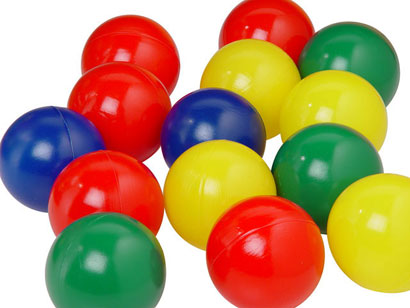
#> input picture images/Bolinhas_1.jpg, 410 x 308 px
$ python masking.py --image images/Bolinhas_1.jpg
#> lines starting #> are read from the running program, lines starting #| are printed output that depends on the picture; after the words box and inside, x2 and y2 are one past the last pixel; in counts of white or black regions, pixels touching at a corner belong together
import numpy as np
import argparse
import cv2

ap = argparse.ArgumentParser()
ap.add_argument("-i", "--image", required=True, help="Path to the image")
args = vars(ap.parse_args())

image = cv2.imread(args["image"])
#> image is the input picture: shape (308, 410, 3); mean B, G, R 105.1, 147.5, 183.7
cv2.imshow("Original", image)
cv2.waitKey(0)

# criando a matriz com zeros do mesmo tamanho da imagem e com dados do tipo
# inteiro sem sinal de 8 bits
mask = np.zeros(image.shape[:2], dtype="uint8")
# centro da imagem
(cX, cY) = (image.shape[1] / 2, image.shape[0] / 2)
#> cX = 205; cY = 154
# cria retangulo na tela mask, da cor branco e preenchido
cv2.rectangle(mask, (cX - 75, cY - 75), (cX + 75, cY + 75), 255, -1)
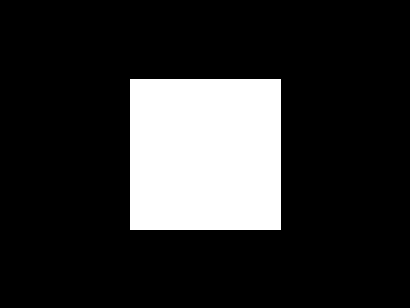
#> mask: shape (308, 410); 18.1% white; 1 white region, box (x1, y1, x2, y2) and area: (130, 79, 281, 230) 22801

cv2.imshow("Mask", mask)
cv2.waitKey(0)
####
# Faz um bitewise_and com uma matriz com cor 0 (preto), exceto um retangulo com numeros 255
# (1 nos 8 bits) (cor branca). Qualquer coisa em and com 1 vai ser a reproducao daquela coisa.
# Assim a mascara funciona
####
masked = cv2.bitwise_and(image, image, mask=mask)
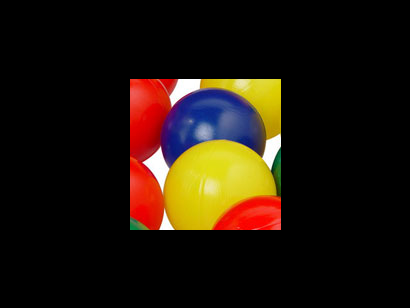
#> masked: shape (308, 410, 3); mean B, G, R 10.7, 21.4, 32.6
cv2.imshow("Mask Applied to Image", masked)
cv2.waitKey(0)

mask = np.zeros(image.shape[:2], dtype="uint8")
cv2.circle(mask, (cX, cY), 100, 255, -1)
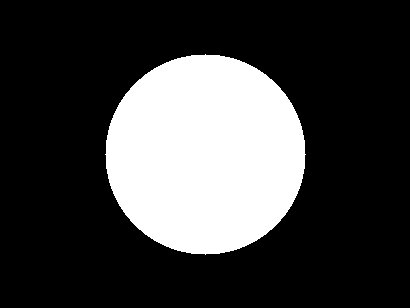
#> mask: shape (308, 410); 24.9% white; 1 white region, box (x1, y1, x2, y2) and area: (105, 54, 306, 255) 31417
masked = cv2.bitwise_and(image, image, mask=mask)
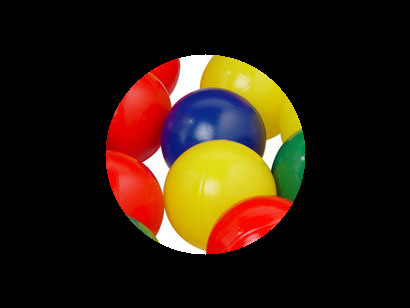
#> masked: shape (308, 410, 3); mean B, G, R 14.6, 29.3, 45.9
cv2.imshow("Mask", mask)
cv2.imshow("Mask Applied to Image", masked)
cv2.waitKey(0)

$ run again, on images/oi.jpg
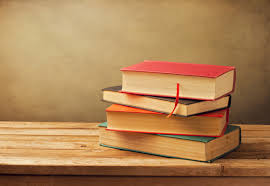
#> input picture images/oi.jpg, 270 x 186 px
#> image is the input picture: shape (186, 270, 3); mean B, G, R 85.9, 130.7, 173.2
#> `cv2.rectangle(mask, (cX - 75, cY - 75), (cX + 75, cY + 75), 255, -1)`:
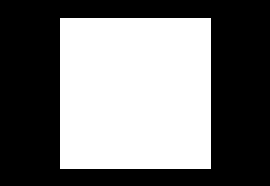
#> mask: shape (186, 270); 45.4% white; 1 white region, box (x1, y1, x2, y2) and area: (60, 18, 211, 169) 22801
#> `masked = cv2.bitwise_and(image, image, mask=mask)`:
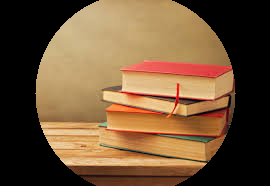
#> masked: shape (186, 270, 3); mean B, G, R 55.7, 84.8, 113.3

$ run again, on images/bola-verde.jpeg
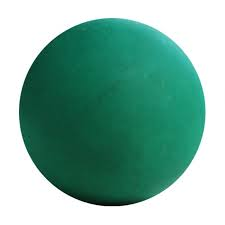
#> input picture images/bola-verde.jpeg, 225 x 225 px
#> image is the input picture: shape (225, 225, 3); mean B, G, R 161.6, 175.9, 127.8
#> `cv2.rectangle(mask, (cX - 75, cY - 75), (cX + 75, cY + 75), 255, -1)`:
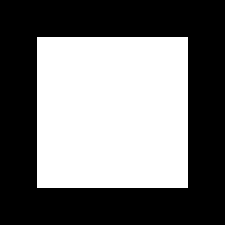
#> mask: shape (225, 225); 45% white; 1 white region, box (x1, y1, x2, y2) and area: (37, 37, 188, 188) 22801
#> `masked = cv2.bitwise_and(image, image, mask=mask)`:
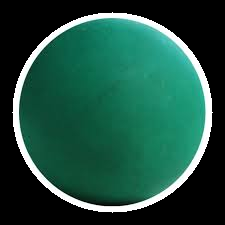
#> masked: shape (225, 225, 3); mean B, G, R 64.9, 79.1, 31.1

$ run again, on images/bolas.png
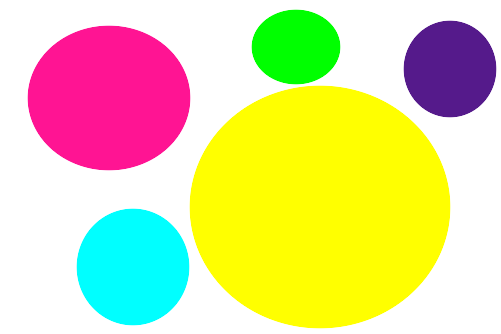
#> input picture images/bolas.png, 501 x 334 px
#> image is the input picture: shape (334, 501, 3); mean B, G, R 154.6, 219.4, 224.2
#> `cv2.rectangle(mask, (cX - 75, cY - 75), (cX + 75, cY + 75), 255, -1)`:
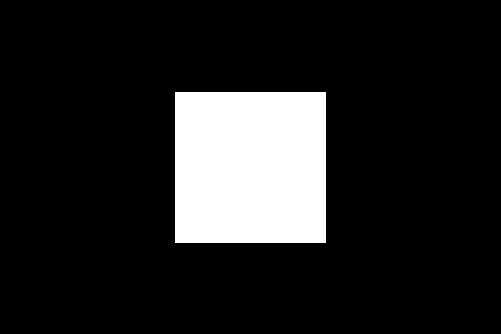
#> mask: shape (334, 501); 13.6% white; 1 white region, box (x1, y1, x2, y2) and area: (175, 92, 326, 243) 22801
#> `masked = cv2.bitwise_and(image, image, mask=mask)`:
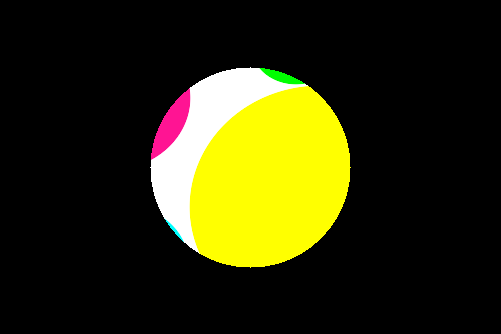
#> masked: shape (334, 501, 3); mean B, G, R 12.9, 46.2, 47.3
